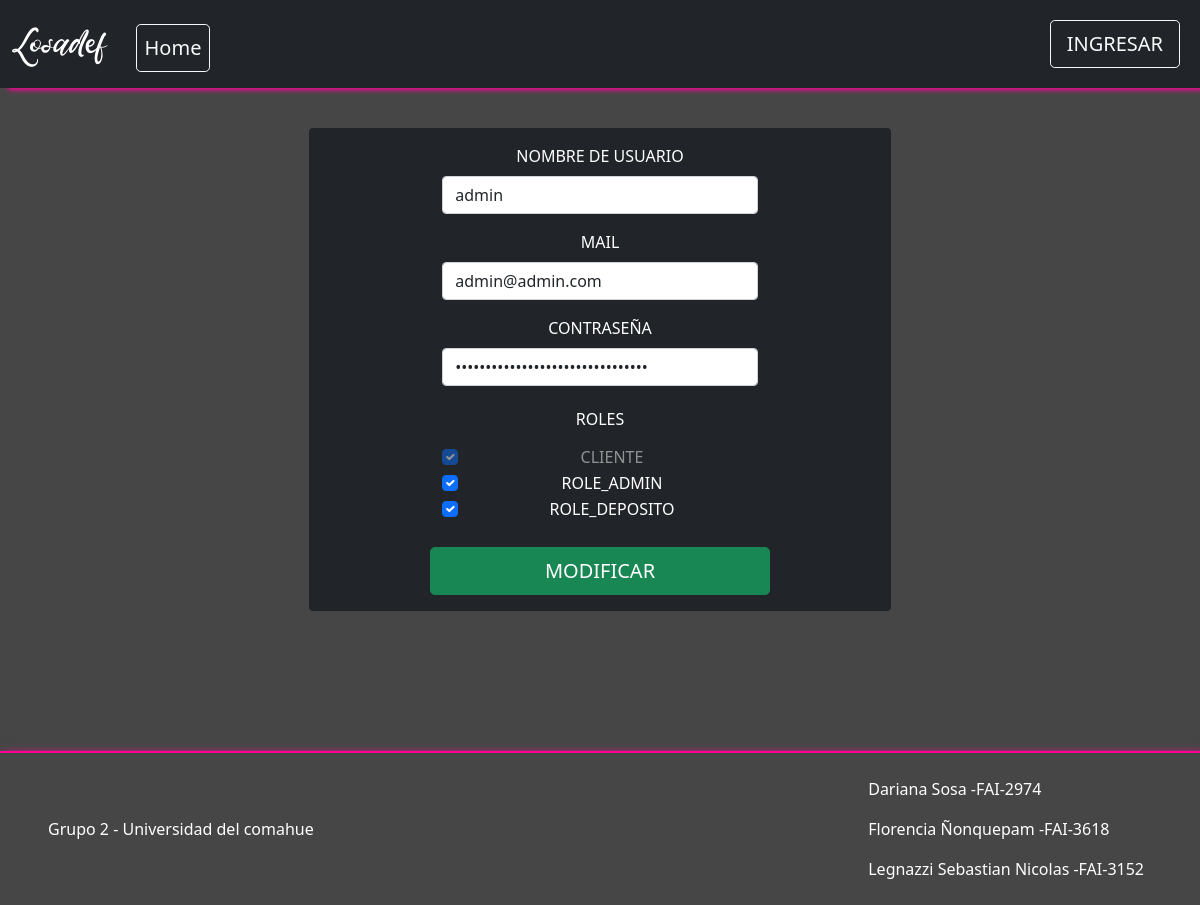
The page /Vista/Admin/actualizarLogin.php on the database its author committed.
### tables this page shows
CREATE TABLE IF NOT EXISTS `usuario` (
  `idUsuario` bigint(20) NOT NULL AUTO_INCREMENT,
  `usNombre` varchar(50) NOT NULL,
  `usPass` varchar(150) NOT NULL,
  `usMail` varchar(50) NOT NULL,
  `usDeshabilitado` timestamp NULL DEFAULT NULL,
  PRIMARY KEY (`idUsuario`),
  UNIQUE KEY `idusuario` (`idUsuario`)
);

CREATE TABLE IF NOT EXISTS `rol` (
  `idRol` bigint(20) NOT NULL AUTO_INCREMENT,
  `rolDescripcion` varchar(50) NOT NULL,
  PRIMARY KEY (`idRol`),
  UNIQUE KEY `idrol` (`idRol`)
);

### util/funciones.php (called while the page is built, shortened)
<?php
function data_submitted(){
    $tipoMetodo = [];
    return $tipoMetodo;
}
spl_autoload_register(function ($class_name){
    $directorys = array(
        $GLOBALS['ROOT'].'Modelo/',
        $GLOBALS['ROOT'].'Modelo/conector/',
        $GLOBALS['ROOT'].'Control/',
    );
});
?>

### Modelo/Usuario.php (called while the page is built, shortened)
<?php
class Usuario{
    private $idUsuario;
    private $usNombre;
    private $usPass;
    private $usMail;
    public function setIdUsuario($idUsuario){
        $this->idUsuario = $idUsuario;
    }
    public function setUsNombre($usNombre){
        $this->usNombre = $usNombre;
    }
    public function setUsPass($usPass){
        $this->usPass = $usPass;
    }
    public function setUsMail($usMail){
        $this->usMail = $usMail;
    }
    public function getIdUsuario(){
        return $this->idUsuario;
    }
    public function getUsNombre(){
        return $this->usNombre;
    }
    public function getUsPass(){
        return $this->usPass;
    }
    public function getUsMail(){
        return $this->usMail;
    }
    public function __construct(){
        $this->idUsuario = "";
        $this->usNombre = "";
        $this->usPass = "";
        $this->usMail = "";
    }
    public static function listar($parametro = ""){
        $arreglo = null;
        $base = new BaseDatos();
        $sql = "SELECT * FROM usuario ";
        if ($parametro != "") {
            $sql .= 'WHERE ' . $parametro;
        }
        $res = $base->Ejecutar($sql);
        if ($res > -1) {
            if ($res > 0) {
				$arreglo = array();
                while ($row = $base->Registro()) {
                    $obj = new Usuario();
                    $obj->setear($row['idUsuario'],$row['usNombre'], $row['usPass'], $row['usMail'], $row['usDeshabilitado']);
                    array_push($arreglo, $obj);
                }
            }
        } else {
            $this->setMensajeOperacion("Usuario->listar: " . $base->getError());
        }
        return $arreglo;
    }
}

### modelo/conector/BaseDatos.php (called while the page is built, shortened)
<?php
class BaseDatos extends PDO {
  	private $conec;
  	private $indice;
  	private $resultado;
    public function __construct(){
        $this->indice =0;
        try {
           $this->conec=true;
        }catch (PDOException $e) {
            $this->sql = $e->getMessage();
            $this->conec=false;
        }
    }
    public function Iniciar(){
        return $this->getConec();
    }
    public function getConec(){
        return $this->conec;
    }
    public function setSQL($e){
        return "\n".$this->sql = $e;
    }
    public function Ejecutar($sql){
        $resp = null;
        if ( stristr($sql,"select")){
            $resp =  $this->EjecutarSelect($sql);
        }
        return $resp;
   }
   private function EjecutarSelect($sql){
       $cant = -1;
       $resultado=parent::query($sql);
       if(!$resultado){
           $this->analizarDebug();
       }else {
          $arregloResult = $resultado->fetchAll();
          $cant = count($arregloResult);
       }
       return $cant;
   }
   public function Registro() {
       $filaActual = false;
       $indiceActual = $this->getIndice();
       if ($indiceActual>=0) {
           $filas = $this->getResultado();
           if($indiceActual<count($filas)){
               $filaActual =  $filas[$indiceActual];
           }else {
               $this->setIndice(-1);
           }
       }
       return $filaActual;
   }
   private function setIndice ($valor){
       $this->indice = $valor;
   }
   private function getIndice (){
       return $this->indice;
   }
   private function setResultado($valor){
       $this->resultado = $valor;
   }
   private function getResultado(){
      return $this->resultado;
   }
}

### Control/C_Usuario.php (called while the page is built, shortened)
<?php
class C_Usuario
{
    public function buscar($param)
    {
        $where = "true";
        $objUsuario = new Usuario();
        $arreglo = $objUsuario->listar($where);
        return $arreglo;
    }
}

### Control/C_UsuarioRol.php (called while the page is built, shortened)
<?php
class C_UsuarioRol
{
    public function buscar($param)
    {
        $where = " true ";
        if ($param <> NULL) {
            if (isset($param['idUsuario']))
                $where .= " and idUsuario='" . $param['idUsuario'] . "'";
        }
        $arreglo = UsuarioRol::listar($where, "");
        return $arreglo;
    }
    public function darDescripcionRoles($arrayUsuarios){
        $rolesUs = [];
        foreach ($arrayUsuarios as $us) {
            $param['idUsuario'] = $us->getIdUsuario();
            array_push($rolesUs, $this->buscar($param));
        }
        $rolesDesc = [];
        foreach ($rolesUs as $rolUs) {
            $roles = [];
            foreach ($rolUs as $rolU) {
                $rol = $rolU->getRol()->getRolDescripcion();
                array_push($roles, $rol);
            }
            array_push($rolesDesc, $roles);
        }
        return $rolesDesc;
    }
}

### Modelo/Rol.php (called while the page is built, shortened)
<?php
include_once('Conector/BaseDatos.php');
class Rol
{
    private $idRol;
    private $rolDescripcion;
    public function setIdRol($idRol)
    {
        $this->idRol = $idRol;
    }
    public function setRolDescripcion($rolDescripcion)
    {
        $this->rolDescripcion = $rolDescripcion;
    }
    public function getIdRol()
    {
        return $this->idRol;
    }
    public function getRolDescripcion()
    {
        return $this->rolDescripcion;
    }
    public function __construct()
    {
        $this->idRol = "";
        $this->rolDescripcion = "";
    }
    public function cargar()
    {
        $resp = false;
        $base = new BaseDatos();
        $sql = "SELECT * FROM rol WHERE idRol = " . $this->getIdrol();
        if ($base->Iniciar()) {
            $res = $base->Ejecutar($sql);
            if ($res > -1) {
                if ($res > 0) {
                    $row = $base->Registro();
                    $resp = true;
                }
            }
        } else {
            $this->setMensajeOperacion("rol->listar: " . $base->getError());
        }
        return $resp;
    }
    public static function listar($parametro = ""){
        $arreglo = [];
        $base = new BaseDatos();
        $sql = "SELECT * FROM rol ";
        if ($parametro != "") {
            $sql .= 'WHERE ' . $parametro;
        }
        $res = $base->Ejecutar($sql);
        if ($res > -1) {
            if ($res > 0) {
                while ($row = $base->Registro()) {
                    $obj = new Rol();
                    $obj->setear($row['idRol'], $row['rolDescripcion']);
                    array_push($arreglo, $obj);
                }
            }
        } else {
        }
        return $arreglo;
    }
}

### Control/C_Rol.php (called while the page is built, shortened)
<?php
class C_Rol
{
    public function buscar($param){
        $where = "true";
        $objRol = new Rol();
        $arreglo = $objRol->listar($where);
        return $arreglo;
    }
}

### Modelo/UsuarioRol.php (called while the page is built, shortened)
<?php
include_once('Conector/BaseDatos.php');
class UsuarioRol{
    public static function listar($parametro = "")
    {
        $arreglo = array();
        $base = new BaseDatos();
        $consultasql = "SELECT * FROM usuariorol ";
        if ($parametro != "") {
            $consultasql .= 'WHERE ' . $parametro;
        }
        $res = $base->Ejecutar($consultasql);
        if ($res > -1) {
            if ($res > 0) {
                while ($row = $base->Registro()) {
                    $objRol = NULL;
                    if ($row['idRol'] != null) {
                        $objRol = new Rol();
                        $objRol->setIdRol($row['idRol']);
                        $objRol->cargar();
                    }
                    $obj = new Usuariorol();
                    $obj->setRol($objRol);
                    array_push($arreglo, $obj);
                }
            }
        }
        return $arreglo;
    }
}

### Vista/Admin/actualizarLogin.php (the view, shortened to what this page needs)
<?php
include_once('../estructura/Cabecera.php');
$datos=data_submitted();
$objUsuario=new C_Usuario();
$objUsuarioRol=new C_UsuarioRol();
$objRol=new C_Rol();
$roles=$objRol->buscar(null);
$usuarioModificar=$objUsuario->buscar($datos);
$descRolesUsuario=$objUsuarioRol->darDescripcionRoles($usuarioModificar);
?>
<div class="container-md mb-5">
<main class="w-50 m-auto mt-5 text-center">
    <form class="row gy-2 text-center justify-content-center rounded bg-dark text-white needs-validation" novalidate>
    <div class="col-10 col-lg-7">
        <label for="floatingInput" class="form-label mt-2">NOMBRE DE USUARIO</label>
        <input type="text" class="form-control" placeholder="Username"
                name="usNombre" id="usNombre" value="<?php echo $usuarioModificar[0]->getUsNombre()?>" required>
    </div>
    <div class="col-10 col-lg-7">
    <label for="usNombre" class="form-label mt-2">MAIL</label>
        <input type="text" class="form-control" placeholder="Mail"
                name="usMail" id="usMail" value="<?php echo $usuarioModificar[0]->getUsMail()?>" required>
    </div>
    <div class="col-10 col-lg-7">
    <label for="usPass" class="form-label mt-2">CONTRASEÑA</label>
        <input type="password" class="form-control" placeholder="***********"
                name="usPass" id="usPass" value="<?php echo $usuarioModificar[0]->getUsPass()?>"required>
    </div>
    <div class="col-8 col-lg-7 mt-4">
        <h6 class="text-center mb-3">ROLES</h6>
        <div class="form-check">
            <input class="form-check-input" type="checkbox" checked disabled>
            <label class="form-check-label" for="user">
                CLIENTE
            </label>
        </div>
            <?php
             foreach($roles as $rol){
                if($rol->getRolDescripcion()!='ROLE_CLIENTE'){
                    ?>
                    <div class="form-check">
                    <input class='form-check-input' type='checkbox' name='rol[]' value='<?php echo $rol->getIdRol() ?>'
                    <?php
                        foreach($descRolesUsuario[0] as $rolUsuario){
                            if($rolUsuario==$rol->getRolDescripcion()){
                                ?>checked
                                <?php
                            }
                        }
                    ?>
                    >
                    <label class='form-check-label' for='admin'><?php echo $rol->getRolDescripcion() ?> </label>
                    </div>
                    <?php
                }
            }
            ?>
    </div>
    <button class="btn btn-lg btn-success my-3 col-10 col-lg-7 mt-4">MODIFICAR</button>
    </form>
</main>
</div>
<?php
include_once("../estructura/Pie.php")
?>

### vista/css/producto.css (style rules this page uses)
html { scroll-behavior: smooth; }
body { background-color: rgb(70, 70, 70); }

### rows shown on the page
usuario: usNombre "admin", usMail "admin@admin.com"
rol: rolDescripcion "☑", rolDescripcion "ROLE_ADMIN"
rol: rolDescripcion "☑", rolDescripcion "ROLE_DEPOSITO"
